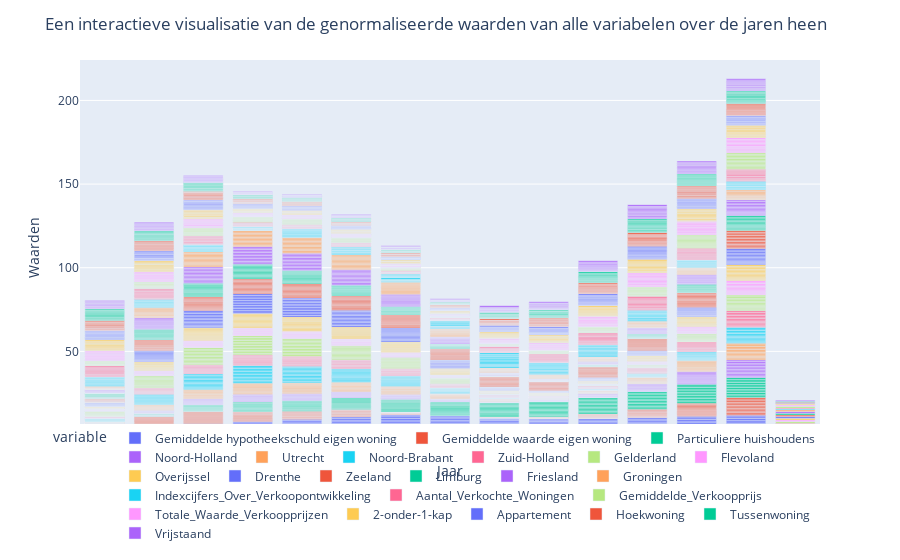

The notebook cell saved with this chart:
### Markdown cell above
Interactieve Lijngrafiek

*Grote correlatie* 
- Gemiddelde waarde eigen woning            : r = 0.62
- Indexcijfers_Over_Verkoopontwikkeling     : r = -0.60
- Groningen                                 : r = 0.94
- Friesland                                 : r = 0.98
- Limburg                                   : r = 0.97
- Zeeland                                   : r = 0.66
- Drenthe                                   : r = 0.98
- Overijssel                                : r = 0.95
- Flevoland                                 : r = 0.81
- Zuid-Holland                              : r = 0.82
- Noord-Brabant                             : r = 0.99
- Utrecht                                   : r = 0.81

### Code cell
import plotly.express as px

# Maak een lijngrafiek van alle kolommen in normalized_df
fig = px.bar(normalized_df, x='Jaar', y=normalized_df.columns)

# Instellingen voor de grafiek
fig.update_layout(
    title='Een interactieve visualisatie van de genormaliseerde waarden van alle variabelen over de jaren heen',
    xaxis_title='Jaar',
    yaxis_title='Waarden',
    legend=dict(
        orientation='h',
        yanchor='bottom',
        y=-0.3,
        xanchor='right',
        x=1
    )
)

# Toon de grafiek
fig.show()

### Figure 1 — Plotly figure (JSON) as saved in the notebook; plotly's stock layout.template omitted (floating-point values rounded to 4 significant figures; data arrays with more than 128 entries replaced by an {"elided": "..."} marker saying what was removed)
{"data": [{"alignmentgroup": "True", "hovertemplate": "variable=Gemiddelde hypotheekschuld eigen woning<br>Jaar=%{x}<br>value=%{y}<extra></extra>", "legendgroup": "Gemiddelde hypotheekschuld eigen woning", "marker": {"color": "#636efa", "pattern": {"shape": ""}}, "name": "Gemiddelde hypotheekschuld eigen woning", "offsetgroup": "Gemiddelde hypotheekschuld eigen woning", "orientation": "v", "showlegend": true, "textposition": "auto", "type": "bar", "x": {"elided": "169 str values"}, "xaxis": "x", "y": {"elided": "169 float values"}, "yaxis": "y"}, {"alignmentgroup": "True", "hovertemplate": "variable=Gemiddelde waarde eigen woning<br>Jaar=%{x}<br>value=%{y}<extra></extra>", "legendgroup": "Gemiddelde waarde eigen woning", "marker": {"color": "#EF553B", "pattern": {"shape": ""}}, "name": "Gemiddelde waarde eigen woning", "offsetgroup": "Gemiddelde waarde eigen woning", "orientation": "v", "showlegend": true, "textposition": "auto", "type": "bar", "x": {"elided": "169 str values"}, "xaxis": "x", "y": {"elided": "169 float values"}, "yaxis": "y"}, {"alignmentgroup": "True", "hovertemplate": "variable=Particuliere huishoudens<br>Jaar=%{x}<br>value=%{y}<extra></extra>", "legendgroup": "Particuliere huishoudens", "marker": {"color": "#00cc96", "pattern": {"shape": ""}}, "name": "Particuliere huishoudens", "offsetgroup": "Particuliere huishoudens", "orientation": "v", "showlegend": true, "textposition": "auto", "type": "bar", "x": {"elided": "169 str values"}, "xaxis": "x", "y": {"elided": "169 float values"}, "yaxis": "y"}, {"alignmentgroup": "True", "hovertemplate": "variable=Noord-Holland<br>Jaar=%{x}<br>value=%{y}<extra></extra>", "legendgroup": "Noord-Holland", "marker": {"color": "#ab63fa", "pattern": {"shape": ""}}, "name": "Noord-Holland", "offsetgroup": "Noord-Holland", "orientation": "v", "showlegend": true, "textposition": "auto", "type": "bar", "x": {"elided": "169 str values"}, "xaxis": "x", "y": {"elided": "169 float values"}, "yaxis": "y"}, {"alignmentgroup": "True", "hovertemplate": "variable=Utrecht<br>Jaar=%{x}<br>value=%{y}<extra></extra>", "legendgroup": "Utrecht", "marker": {"color": "#FFA15A", "pattern": {"shape": ""}}, "name": "Utrecht", "offsetgroup": "Utrecht", "orientation": "v", "showlegend": true, "textposition": "auto", "type": "bar", "x": {"elided": "169 str values"}, "xaxis": "x", "y": {"elided": "169 float values"}, "yaxis": "y"}, {"alignmentgroup": "True", "hovertemplate": "variable=Noord-Brabant<br>Jaar=%{x}<br>value=%{y}<extra></extra>", "legendgroup": "Noord-Brabant", "marker": {"color": "#19d3f3", "pattern": {"shape": ""}}, "name": "Noord-Brabant", "offsetgroup": "Noord-Brabant", "orientation": "v", "showlegend": true, "textposition": "auto", "type": "bar", "x": {"elided": "169 str values"}, "xaxis": "x", "y": {"elided": "169 float values"}, "yaxis": "y"}, {"alignmentgroup": "True", "hovertemplate": "variable=Zuid-Holland<br>Jaar=%{x}<br>value=%{y}<extra></extra>", "legendgroup": "Zuid-Holland", "marker": {"color": "#FF6692", "pattern": {"shape": ""}}, "name": "Zuid-Holland", "offsetgroup": "Zuid-Holland", "orientation": "v", "showlegend": true, "textposition": "auto", "type": "bar", "x": {"elided": "169 str values"}, "xaxis": "x", "y": {"elided": "169 float values"}, "yaxis": "y"}, {"alignmentgroup": "True", "hovertemplate": "variable=Gelderland<br>Jaar=%{x}<br>value=%{y}<extra></extra>", "legendgroup": "Gelderland", "marker": {"color": "#B6E880", "pattern": {"shape": ""}}, "name": "Gelderland", "offsetgroup": "Gelderland", "orientation": "v", "showlegend": true, "textposition": "auto", "type": "bar", "x": {"elided": "169 str values"}, "xaxis": "x", "y": {"elided": "169 float values"}, "yaxis": "y"}, {"alignmentgroup": "True", "hovertemplate": "variable=Flevoland<br>Jaar=%{x}<br>value=%{y}<extra></extra>", "legendgroup": "Flevoland", "marker": {"color": "#FF97FF", "pattern": {"shape": ""}}, "name": "Flevoland", "offsetgroup": "Flevoland", "orientation": "v", "showlegend": true, "textposition": "auto", "type": "bar", "x": {"elided": "169 str values"}, "xaxis": "x", "y": {"elided": "169 float values"}, "yaxis": "y"}, {"alignmentgroup": "True", "hovertemplate": "variable=Overijssel<br>Jaar=%{x}<br>value=%{y}<extra></extra>", "legendgroup": "Overijssel", "marker": {"color": "#FECB52", "pattern": {"shape": ""}}, "name": "Overijssel", "offsetgroup": "Overijssel", "orientation": "v", "showlegend": true, "textposition": "auto", "type": "bar", "x": {"elided": "169 str values"}, "xaxis": "x", "y": {"elided": "169 float values"}, "yaxis": "y"}, {"alignmentgroup": "True", "hovertemplate": "variable=Drenthe<br>Jaar=%{x}<br>value=%{y}<extra></extra>", "legendgroup": "Drenthe", "marker": {"color": "#636efa", "pattern": {"shape": ""}}, "name": "Drenthe", "offsetgroup": "Drenthe", "orientation": "v", "showlegend": true, "textposition": "auto", "type": "bar", "x": {"elided": "169 str values"}, "xaxis": "x", "y": {"elided": "169 float values"}, "yaxis": "y"}, {"alignmentgroup": "True", "hovertemplate": "variable=Zeeland<br>Jaar=%{x}<br>value=%{y}<extra></extra>", "legendgroup": "Zeeland", "marker": {"color": "#EF553B", "pattern": {"shape": ""}}, "name": "Zeeland", "offsetgroup": "Zeeland", "orientation": "v", "showlegend": true, "textposition": "auto", "type": "bar", "x": {"elided": "169 str values"}, "xaxis": "x", "y": {"elided": "169 float values"}, "yaxis": "y"}, {"alignmentgroup": "True", "hovertemplate": "variable=Limburg<br>Jaar=%{x}<br>value=%{y}<extra></extra>", "legendgroup": "Limburg", "marker": {"color": "#00cc96", "pattern": {"shape": ""}}, "name": "Limburg", "offsetgroup": "Limburg", "orientation": "v", "showlegend": true, "textposition": "auto", "type": "bar", "x": {"elided": "169 str values"}, "xaxis": "x", "y": {"elided": "169 float values"}, "yaxis": "y"}, {"alignmentgroup": "True", "hovertemplate": "variable=Friesland<br>Jaar=%{x}<br>value=%{y}<extra></extra>", "legendgroup": "Friesland", "marker": {"color": "#ab63fa", "pattern": {"shape": ""}}, "name": "Friesland", "offsetgroup": "Friesland", "orientation": "v", "showlegend": true, "textposition": "auto", "type": "bar", "x": {"elided": "169 str values"}, "xaxis": "x", "y": {"elided": "169 float values"}, "yaxis": "y"}, {"alignmentgroup": "True", "hovertemplate": "variable=Groningen<br>Jaar=%{x}<br>value=%{y}<extra></extra>", "legendgroup": "Groningen", "marker": {"color": "#FFA15A", "pattern": {"shape": ""}}, "name": "Groningen", "offsetgroup": "Groningen", "orientation": "v", "showlegend": true, "textposition": "auto", "type": "bar", "x": {"elided": "169 str values"}, "xaxis": "x", "y": {"elided": "169 float values"}, "yaxis": "y"}, {"alignmentgroup": "True", "hovertemplate": "variable=Indexcijfers_Over_Verkoopontwikkeling<br>Jaar=%{x}<br>value=%{y}<extra></extra>", "legendgroup": "Indexcijfers_Over_Verkoopontwikkeling", "marker": {"color": "#19d3f3", "pattern": {"shape": ""}}, "name": "Indexcijfers_Over_Verkoopontwikkeling", "offsetgroup": "Indexcijfers_Over_Verkoopontwikkeling", "orientation": "v", "showlegend": true, "textposition": "auto", "type": "bar", "x": {"elided": "169 str values"}, "xaxis": "x", "y": {"elided": "169 float values"}, "yaxis": "y"}, {"alignmentgroup": "True", "hovertemplate": "variable=Aantal_Verkochte_Woningen<br>Jaar=%{x}<br>value=%{y}<extra></extra>", "legendgroup": "Aantal_Verkochte_Woningen", "marker": {"color": "#FF6692", "pattern": {"shape": ""}}, "name": "Aantal_Verkochte_Woningen", "offsetgroup": "Aantal_Verkochte_Woningen", "orientation": "v", "showlegend": true, "textposition": "auto", "type": "bar", "x": {"elided": "169 str values"}, "xaxis": "x", "y": {"elided": "169 float values"}, "yaxis": "y"}, {"alignmentgroup": "True", "hovertemplate": "variable=Gemiddelde_Verkoopprijs<br>Jaar=%{x}<br>value=%{y}<extra></extra>", "legendgroup": "Gemiddelde_Verkoopprijs", "marker": {"color": "#B6E880", "pattern": {"shape": ""}}, "name": "Gemiddelde_Verkoopprijs", "offsetgroup": "Gemiddelde_Verkoopprijs", "orientation": "v", "showlegend": true, "textposition": "auto", "type": "bar", "x": {"elided": "169 str values"}, "xaxis": "x", "y": {"elided": "169 float values"}, "yaxis": "y"}, {"alignmentgroup": "True", "hovertemplate": "variable=Totale_Waarde_Verkoopprijzen<br>Jaar=%{x}<br>value=%{y}<extra></extra>", "legendgroup": "Totale_Waarde_Verkoopprijzen", "marker": {"color": "#FF97FF", "pattern": {"shape": ""}}, "name": "Totale_Waarde_Verkoopprijzen", "offsetgroup": "Totale_Waarde_Verkoopprijzen", "orientation": "v", "showlegend": true, "textposition": "auto", "type": "bar", "x": {"elided": "169 str values"}, "xaxis": "x", "y": {"elided": "169 float values"}, "yaxis": "y"}, {"alignmentgroup": "True", "hovertemplate": "variable=2-onder-1-kap<br>Jaar=%{x}<br>value=%{y}<extra></extra>", "legendgroup": "2-onder-1-kap", "marker": {"color": "#FECB52", "pattern": {"shape": ""}}, "name": "2-onder-1-kap", "offsetgroup": "2-onder-1-kap", "orientation": "v", "showlegend": true, "textposition": "auto", "type": "bar", "x": {"elided": "169 str values"}, "xaxis": "x", "y": {"elided": "169 float values"}, "yaxis": "y"}, {"alignmentgroup": "True", "hovertemplate": "variable=Appartement<br>Jaar=%{x}<br>value=%{y}<extra></extra>", "legendgroup": "Appartement", "marker": {"color": "#636efa", "pattern": {"shape": ""}}, "name": "Appartement", "offsetgroup": "Appartement", "orientation": "v", "showlegend": true, "textposition": "auto", "type": "bar", "x": {"elided": "169 str values"}, "xaxis": "x", "y": {"elided": "169 float values"}, "yaxis": "y"}, {"alignmentgroup": "True", "hovertemplate": "variable=Hoekwoning<br>Jaar=%{x}<br>value=%{y}<extra></extra>", "legendgroup": "Hoekwoning", "marker": {"color": "#EF553B", "pattern": {"shape": ""}}, "name": "Hoekwoning", "offsetgroup": "Hoekwoning", "orientation": "v", "showlegend": true, "textposition": "auto", "type": "bar", "x": {"elided": "169 str values"}, "xaxis": "x", "y": {"elided": "169 float values"}, "yaxis": "y"}, {"alignmentgroup": "True", "hovertemplate": "variable=Tussenwoning<br>Jaar=%{x}<br>value=%{y}<extra></extra>", "legendgroup": "Tussenwoning", "marker": {"color": "#00cc96", "pattern": {"shape": ""}}, "name": "Tussenwoning", "offsetgroup": "Tussenwoning", "orientation": "v", "showlegend": true, "textposition": "auto", "type": "bar", "x": {"elided": "169 str values"}, "xaxis": "x", "y": {"elided": "169 float values"}, "yaxis": "y"}, {"alignmentgroup": "True", "hovertemplate": "variable=Vrijstaand<br>Jaar=%{x}<br>value=%{y}<extra></extra>", "legendgroup": "Vrijstaand", "marker": {"color": "#ab63fa", "pattern": {"shape": ""}}, "name": "Vrijstaand", "offsetgroup": "Vrijstaand", "orientation": "v", "showlegend": true, "textposition": "auto", "type": "bar", "x": {"elided": "169 str values"}, "xaxis": "x", "y": {"elided": "169 float values"}, "yaxis": "y"}], "layout": {"barmode": "relative", "legend": {"orientation": "h", "title": {"text": "variable"}, "tracegroupgap": 0, "x": 1, "xanchor": "right", "y": -0.3, "yanchor": "bottom"}, "margin": {"t": 60}, "title": {"text": "Een interactieve visualisatie van de genormaliseerde waarden van alle variabelen over de jaren heen"}, "xaxis": {"anchor": "y", "domain": [0, 1], "title": {"text": "Jaar"}}, "yaxis": {"anchor": "x", "domain": [0, 1], "title": {"text": "Waarden"}}}}
